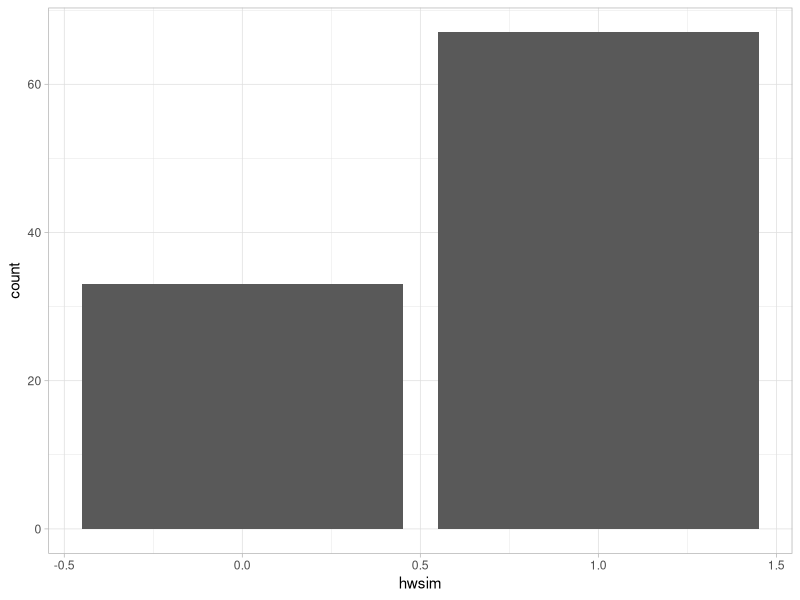

Recreate this plot in R. (Note: this script raises an error after producing the figure.)
## ---- chunk 1
?distributions #This command gives us a list of distributions in the R Studio package, including details on different distibution types and a breakdown of their arguments. 
## ---- chunk 2
input <- 350
output <- pbinom(input, size = 1000, prob = 0.345623)
qbinom(output, size = 1000, prob = 0.345623)
## ---- chunk 3
library(tidyverse)
theme_set(theme_light())
## ---- chunk 4
# For testing Equation 5.1 with dbinom: 
dbinom(x = 1, size = 1, prob = 2/3)
dbinom(x = 0, size = 1, prob = 2/3)
dbinom(x = 4, size = 1, prob = 2/3)

# For testing Equation 5.2 with qbinom: 
qbinom(-1, 1, 2/3)
qbinom(0, 1, 2/3)
qbinom(1, 1, 2/3)
qbinom(5, 1, 2/3)

# Use rbinom to generate 100 samples, then graph those results: 
hwsim <- rbinom(n = 100, size = 1, prob = 2/3)
hwframe <- data.frame(hwsim)
       
ggplot(hwframe, aes(hwsim)) +
  geom_bar()
## ---- chunk 5
# How many possible ways are there to get X = 0, X = 1, X = 2, X = 3, and X = 4?

# To find X = 0 
dbinom(0, 4, 0.5)
# To find X = 1
dbinom(1, 4, 0.5)
# To find X = 2
dbinom(2, 4, 0.5)
# To find X = 3
dbinom(3, 4, 0.5)
# To find X = 4
dbinom(4, 4, 0.5)
choose()
## ---- chunk 6
# Verifying that the probability of X = 2 is 37.5%
dbinom(2, 4, 0.5)

# It worked!!!! Now let's use the right R function to calculate the probability of X being less than 1: 
pbinom(1, 4, 0.5)
## ---- chunk 7
# Use rbinom to generate 1000 samples from the Binomial distribution with size = 5 and probability = 2/3

# First, create values for this sample: 
hwsampler <- rbinom(1000, size = 5, prob = 2/3)

# Next, create the frame/dresser: 
big_boy_dresser <- data.frame(hwsampler)

# Now we can create a ggplot to show the results: 
ggplot(big_boy_dresser, 
       aes(x = hwsampler)) + 
  geom_bar()

# Lastly, let's estimate the probability that X is an even number, using the mean() function on the 1000 values in our hwsampler dataset. 
likelihood_even <- mean(hwsampler %% 2 == 0) 
likelihood_even
## ---- chunk 8
 # Find the probability that X = 2 when probability = 1/3 and n = 4. 
dbinom(2, 4, 1/3)
## ---- chunk 9
# If probability = 2/3 and n = 15, use dbinom() and pinom() to verify the results of equations 5.3 and 5.4
# (Also note: I was super confused by what we were supposed to do with this exercise. How do we "verify" an equation other than solving it with dbinom or pbinom?)

# Using dbinom) to verify Equation 5.3:
dbinom(x = seq(0, 15), 15, 2/3)

# Using pbinom) to verify Equation 5.4:
pbinom(q = seq(0, 15), size = 15, prob = 2/3)
## ---- chunk 10
# Steve Code
library(tidyverse)
grid <- tibble(prob = seq(0, 1, by = 0.001))
grid$like <- dbinom(21, 47, grid$prob)

# Homework Code 
grid <- grid |> 
  mutate(clike_raw = cumsum(like), 
         clike_normalized = clike_raw / sum(like)
         )

grid |> filter (prob == 0.588)

# After normalizing clike, we find a probability of 97.5% that "prob" is equal to or greater than .588. 
